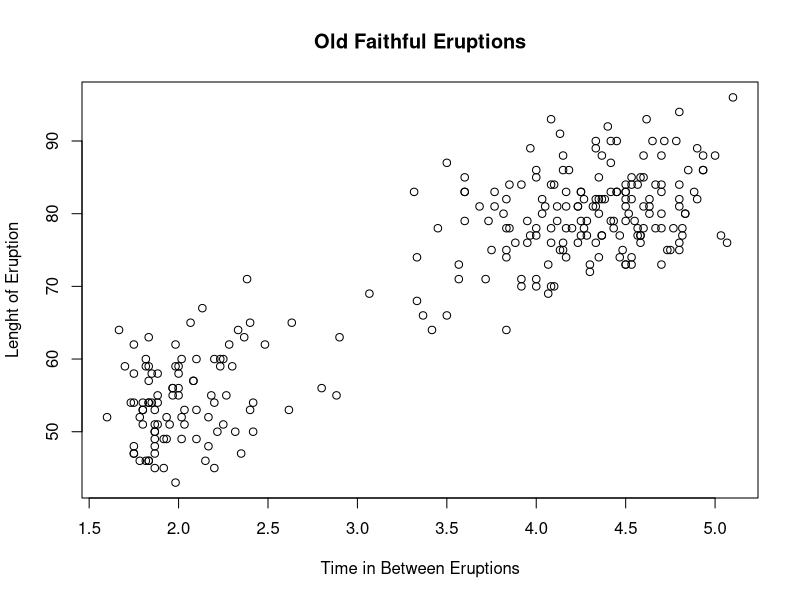
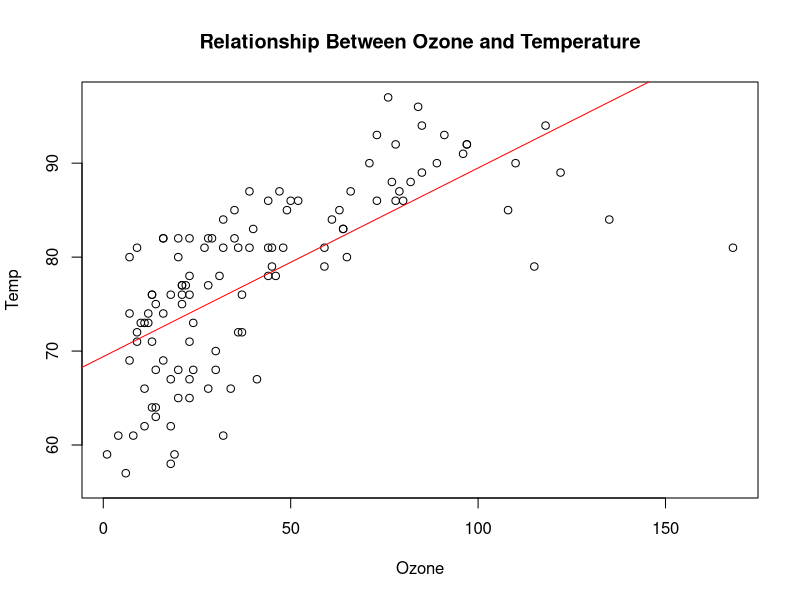
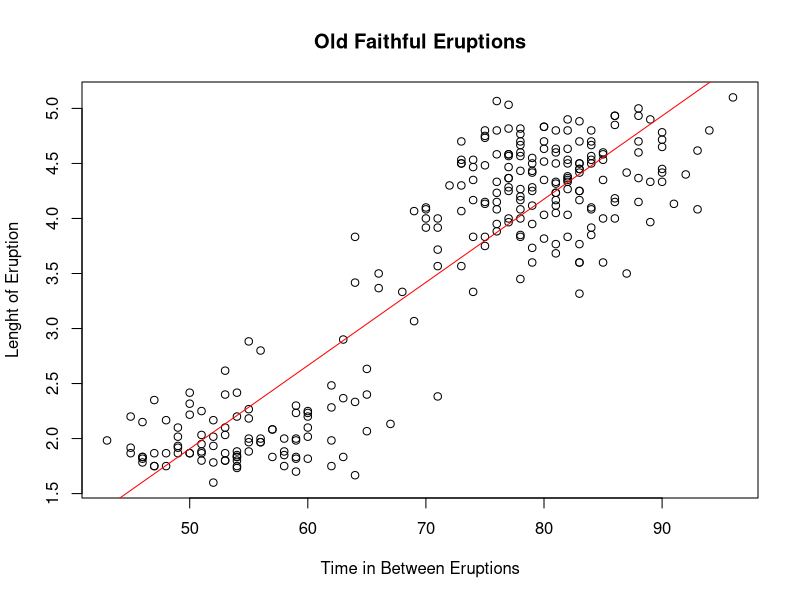

R code for these plots, in order:
## ---- chunk 1
knitr::opts_chunk$set(echo = TRUE)
## ---- chunk 2
cor(faithful[, c("eruptions", "waiting")], use="na.or.complete")
## ---- chunk 3

plot(faithful$eruptions,faithful$waiting, xlab="Time in Between Eruptions", ylab="Lenght of Eruption", main="Old Faithful Eruptions")
## ---- chunk 4
mod2=lm(Temp~Ozone, data=airquality)
summary(mod2)
## ---- chunk 5
plot(Temp~Ozone, data=airquality, main="Relationship Between Ozone and Temperature")
abline(lm(Temp~Ozone, data=airquality), col="red")
## ---- chunk 6
mod3=lm(eruptions~waiting, data=faithful)
summary(mod3)
## ---- chunk 7
plot(eruptions~waiting, data=faithful, xlab="Time in Between Eruptions", ylab="Lenght of Eruption", main="Old Faithful Eruptions")
abline(lm(eruptions~waiting, data=faithful), col="red")
